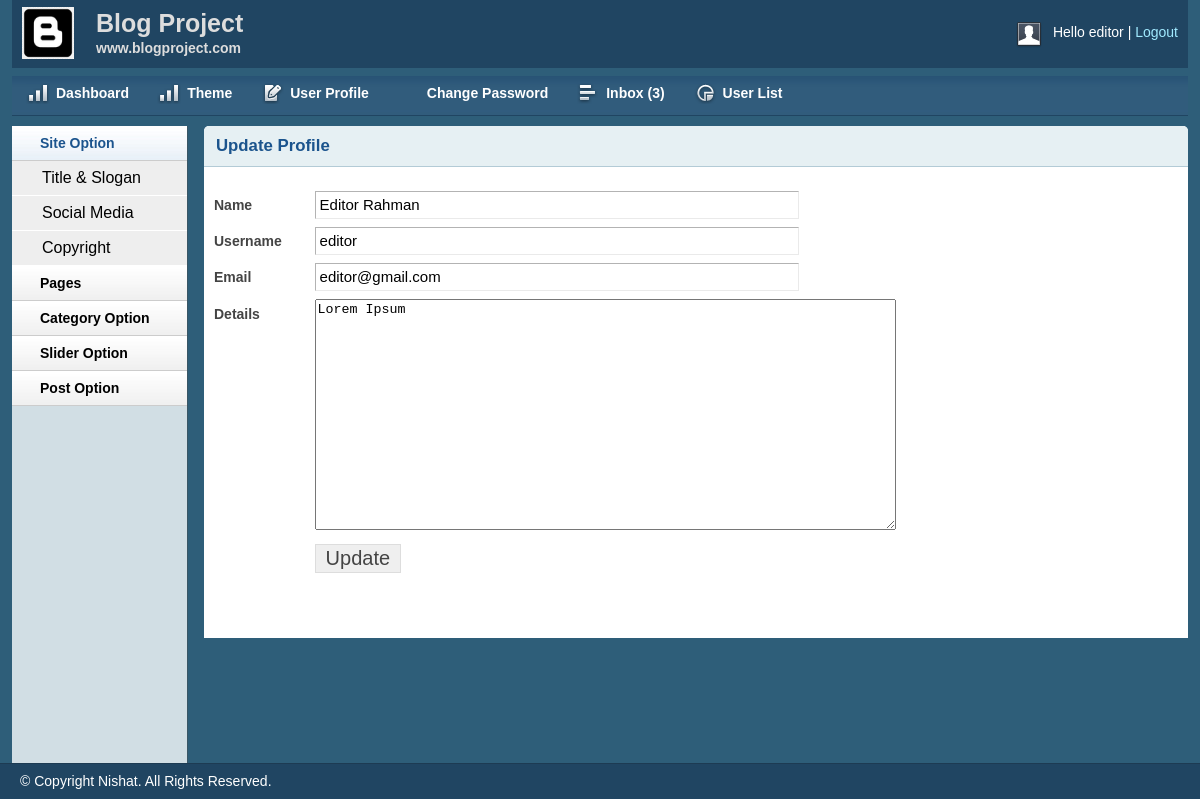
Page /admin/profile.php (signed in) on the committed database.
### tables this page shows
CREATE TABLE `user` (
  `id` int(11) NOT NULL,
  `name` varchar(255) NOT NULL,
  `username` varchar(50) NOT NULL,
  `password` varchar(32) NOT NULL,
  `email` varchar(255) NOT NULL,
  `details` text NOT NULL,
  `role` int(11) NOT NULL
);

### lib/db.php (called while the page is built, shortened)
<?php
class DB
{
	public $host   = DB_HOST;
	public $user   = DB_USER;
	public $pass   = DB_PASS;
	public $dbname = DB_NAME;
	public $link;
	private function connectDB()
	{
		$this->link = new mysqli($this->host, $this->user, $this->pass, $this->dbname);
	}
	public function select($query)
	{
		$result = $this->link->query($query) or die($this->link->error . __LINE__);
		if ($result->num_rows > 0) {
			return $result;
		} else {
			return false;
		}
	}
}

### lib/session.php (called while the page is built, shortened)
<?php
class session
{
    public static function get($key)
    {
        if (isset($_SESSION["$key"])) {
            return $_SESSION["$key"];
        } else {
            return false;
        }
    }
}

### admin/profile.php (the view, shortened to what this page needs)
<?php
include 'inc/header.php';
include 'inc/sidebar.php';
?>
<div class="grid_10">
    <div class="box round first grid">
        <h2>Update Profile</h2>
        <div class="block">
            <?php
            $query = "select * from user where id='$userid' AND role ='$userRole'";
            $user = $db->select($query);
            if ($user) {
                foreach ($user as $value) {
            ?>
            <form action="" method="POST" enctype="multipart/form-data">
                <table class="form">
                    <tr>
                        <td>
                            <label>Name</label>
                        </td>
                        <td>
                            <input type="text" name="name" value="<?php echo $value['name'] ?>" class="medium" />
                        </td>
                    </tr>
                    <tr>
                        <td>
                            <label>Username</label>
                        </td>
                        <td>
                            <input type="text" name="username" value="<?php echo $value['username'] ?>"
                                class="medium" />
                        </td>
                    </tr>
                    <tr>
                        <td>
                            <label>Email</label>
                        </td>
                        <td>
                            <input type="email" name="email" value="<?php echo $value['email'] ?>" class="medium" />
                        </td>
                    </tr>
                    <tr>
                        <td style="vertical-align: top; padding-top: 9px;">
                            <label>Details</label>
                        </td>
                        <td>
                            <textarea rows="15" cols="70" class="tinymce"
                                name="details"><?php echo $value['details'] ?></textarea>
                        </td>
                    </tr>
                    <tr>
                        <td></td>
                        <td>
                            <input type="submit" name="submit" Value="Update" />
                        </td>
                    </tr>
                </table>
            </form>
            <?php
                }
            }
            ?>
        </div>
    </div>
</div>
<?php
include 'inc/footer.php';
?>

### admin/css/layout.css (style rules this page uses)
body { background: #fff none repeat scroll 0 0; color: #444; font-size: 14px; padding: 0; }
h1, h2, h3, h4, h5, h6 { line-height: 1.2em; margin-bottom: .3em; }
h2 { margin-top: 1em; }
.box { background: #fff; margin-bottom: 20px; padding: 10px 10px 10px 10px; margin-left: -8px; }
.box.grid { padding-bottom: 40px; }
.box.round { -moz-border-radius: 5px 5px 0px 0px; -webkit-border-radius: 5px 5px 0px 0px; border-radius: 5px 5px 0px 0px; }
.box h2 { font-size: 1.2em; font-weight: bold; color: #1B548D; background: #E6F0F3; margin: -10px -10px 0 -10px; padding: 10px 12px; border-bottom: 1px solid #B3CBD6; -moz-border-radius: 5px 5px 0px 0px; -webkit-border-radius: 5px 5px 0px 0px; border-radius: 5px 5px 0px 0px; }
.box.first { min-height: 406px; }
.block { padding-top: 20px; }
table.form { width: 100%; }
table.form td { padding: 4px 0px; }
table.form label { font-weight: bold; }
table.form input, table.form select { font-size: 15px; padding: 4px 4px 5px 4px; border-top: 1px solid #b3b3b3; border-left: 1px solid #b3b3b3; border-right: 1px solid #eaeaea; border-bottom: 1px solid #eaeaea; }
table.form input[type="submit"] { border: 1px solid #ddd; color: #444; cursor: pointer; font-size: 20px; padding: 2px 10px; }
input.medium { width: 55%; }
.block { padding-bottom: 1px; }

### rows in the picture
user: name "Editor Rahman", username "editor", email "editor@gmail.com", details "Lorem Ipsum"

### other values in the picture
Session::get('username') "editor"
$count "3"
